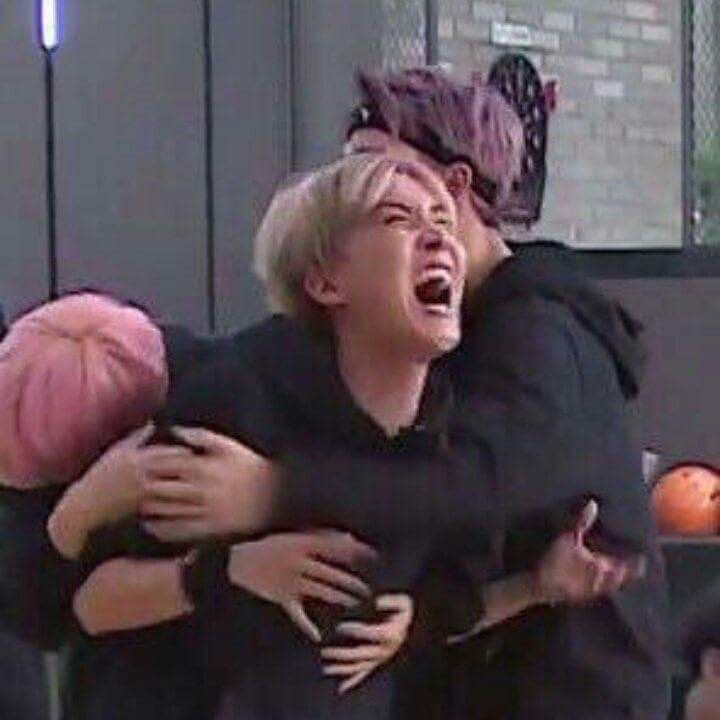
%> input picture beteese.jpeg, 720 x 720 px
$ octave InterpolacionBicubica.m   (GNU Octave 9; MATLAB toolbox functions it lacks are replaced by stand-ins)
%> lines starting %> are read from the running program, lines starting %| are printed output that depends on the picture
### bicubicaEscala.m
function imgF = bicubicaEscala(img, escala)
  #Obtenemos el tamaño de la matriz de los pixeles de la imagen
  [h, w] = size(img);
  #Obtenemos el nuevo tamaño de la matriz de los pixeles de la imagen a la escala que se quiere lograr
  nh = round(h*escala);
  nw = round(w*escala);
  #Inicializamos matriz para los pixeles de la imagen escalada
  imgF = zeros(nh,nw);
  #Relación entre la imágen original y la imágen que se va a escalar
  #La equivalencia de 1 pixel en la original a cuantos pixeles equivale en la escalada
  re = (h-1)/(nh-1);
  ce = (w-1)/(nw-1);
  if(re != 0.5 && ce != 0.5)
    re = 0.5;
    ce = 0.5;
  endif
  #Recorremos cada pixel con valores en zeros de la matriz de la imagen resultante(nueva)
  for i=1:nh
    for j=1:nw
      #Obtenemos los vecinos que nos ayudaran a interpolar el nuevo valor
      x = (i-1)*re+1;
      y = (j-1)*re+1;
      x1 = floor(x);
      x2 = max(x1-1,1);
      x3 = min(x1+1,h);
      x4 = min(x3+1,h);
      y1 = floor(y);
      y2 = max(y1-1,1);
      y3 = min(y1+1,w);
      y4 = min(y3+1,w);

      #Obtenemos los puntos Qij, del peso en z para cada uno de los pares de valores x-y
      Q11 = img(x1,y1);
      Q12 = img(x1,y2);
      Q13 = img(x1,y3);
      Q14 = img(x1,y4);
      Q21 = img(x2,y1);
      Q22 = img(x2,y2);
      Q23 = img(x2,y3);
      Q24 = img(x2,y4);
      Q31 = img(x3,y1);
      Q32 = img(x3,y2);
      Q33 = img(x3,y3);
      Q34 = img(x3,y4);
      Q41 = img(x4,y1);
      Q42 = img(x4,y2);
      Q43 = img(x4,y3);
      Q44 = img(x4,y4);

      #Mandamos a llamar la función bicubica que nos dará los resultados del valor a interpolar
      imgF(i,j) = bicubica(x,y,[x1, x2, x3, x4],[y1, y2, y3, y4],[Q11, Q12, Q13, Q14; Q21, Q22, Q23, Q24; Q31, Q32, Q33, Q34; Q41, Q42, Q43, Q44]);
    endfor
  endfor
  endfunction

### InterpolacionBicubica.m
#Probando con una imgen en mala calidad y bajando aún más la calidad
#Leemos la imagen pasandola a una matriz de pixeles
%%imagen = imread("beteese.jpeg");
#Colocamos una escala de grises ya que si se hace a color se tendría que hacer una interpolación por cada intensidad de color en rgb
%%imagen=rgb2gray(imagen);
#Bajamos aún más la calidad de la imagen
%%imagenmc=imresize(imagen,0.05);
%%figure;
#Mostramos una matriz donde al manipularla podremos ver la imagen
%%imagesc(imagenmc);
#Coloca la imagen a escala de grises al momento de mostrarla ya que de no ser así Octave interpreta la matriz de pixeles como intensidad de colores
%%colormap(gray);
#Mantiene el tamaño de los pixeles originales de no ser así forzara en colocar la imagen en el tamaño completo de la venta de la pantalla
%%daspect([1 1]);
%%imagenec = uint8(round(bicubicaEscala(double(imagenmc), 2)));
%%figure;
%%imagesc(imagenec);
%%colormap(gray);
%%daspect([1 1]);

#Implementación para escalar las imagenes manteniendolas a color
#Se debe aplicar la interpolación para cada canal de color en el RGB de la forma en como se hizo con el canal de grises para la imagen en escala de grises

#Obtenemos cada uno de los canales de los rgb de la imagen
pkg load image

#Leemos la imagen pasandola a una matriz de pixeles
imagen = imread("beteese.jpeg");
%> imagen is the input picture: size 720x720x3 uint8; mean R, G, B 86.2, 73, 79.5
#Bajamos aún más la calidad de la imagen
imagenmc=imresize(imagen,0.05);
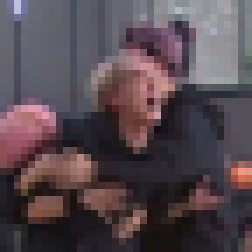
%> imagenmc: size 36x36x3 uint8 (shown 7 times larger); mean R, G, B 86.2, 73.1, 79.6
figure;
#Mostramos una matriz donde al manipularla podremos ver la imagen
imagesc(imagenmc);
#Mantiene el tamaño de los pixeles originales de no ser así forzara en colocar la imagen en el tamaño completo de la venta de la pantalla
daspect([1 1]);
#Para el canal del color rojo
#Trabajamos con los valores de 0 a 255 a una escala del 0 a 1
r=double(imagenmc(:,:,1))/255;
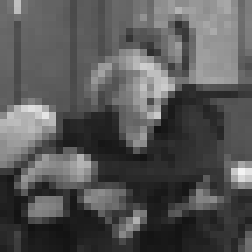
%> r: size 36x36 double (shown 7 times larger); min 0.0706, max 0.953, mean 0.338
#Para el canal del color verde
g=double(imagenmc(:,:,2))/255;
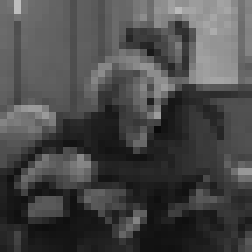
%> g: size 36x36 double (shown 7 times larger); min 0.0392, max 0.741, mean 0.286
#Para el canal del color azul
b=double(imagenmc(:,:,3))/255;
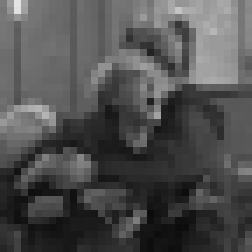
%> b: size 36x36 double (shown 7 times larger); min 0.0431, max 0.89, mean 0.312

#Interpolaciones para cada canal del color rgb
#Nos aseguramos que no se salga del rango de 0 a 1 que es el equivalente de 0 a 255
r_new=bicubicaEscala(r,2);
%> (the run ends here)
